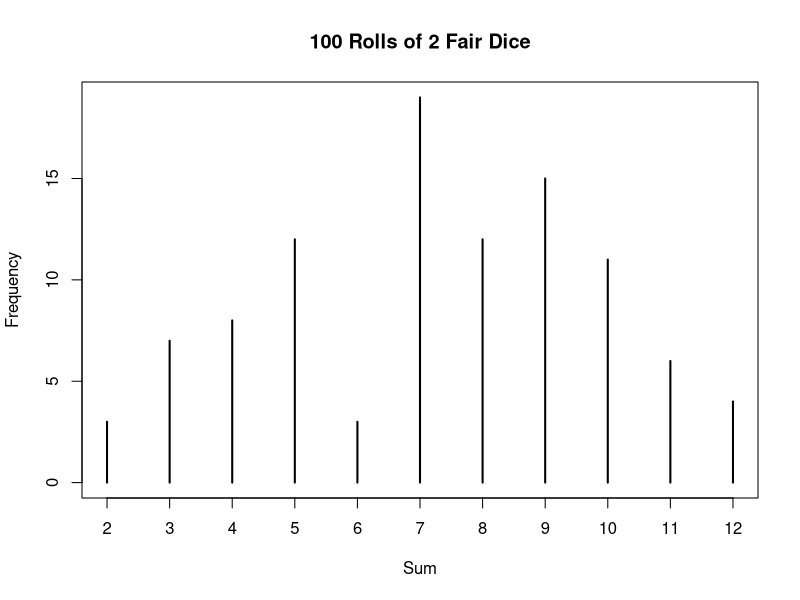

Recreate this plot in R.
## ---- chunk 1
randomnum = sample(x = 1:10, size=5, replace=TRUE)
print(randomnum)
print(sum(randomnum))
## ---- chunk 2
dice.roll <- sample(1:6, size = 2, replace = TRUE)
dice.roll
## ---- chunk 3
two.dice <- function(){
  dice <- sample(1:6, size = 2, replace = TRUE)
  return(sum(dice))
}
## ---- chunk 4
two.dice()
## ---- chunk 5
set.seed(1) 
sim10<-replicate(n = 10, expr = two.dice())
sim10 #remember, the value returned by the function is the sum of two dice values
## ---- chunk 6
mean(sim10)
## ---- chunk 7
set.seed(123)
sim100<-replicate(n = 100, expr = two.dice())
head(sim100, 10)
## ---- chunk 8
mean(sim100)
## ---- chunk 9
table(sim100)
## ---- chunk 10
table(sim100)/length(sim100)
## ---- chunk 11
plot(table(sim100), xlab = 'Sum', ylab = 'Frequency', main = '100 Rolls of 2 Fair Dice')
## ---- chunk 12
set.seed(7)
sim10k<-replicate(n = 10000, expr = two.dice())
mean(sim10k)
## ---- chunk 13
###################################
# your code here, copy from above and edit the data argument



###################################
## ---- chunk 14
###################################
# your code here, copy from above and edit the data argument



###################################
